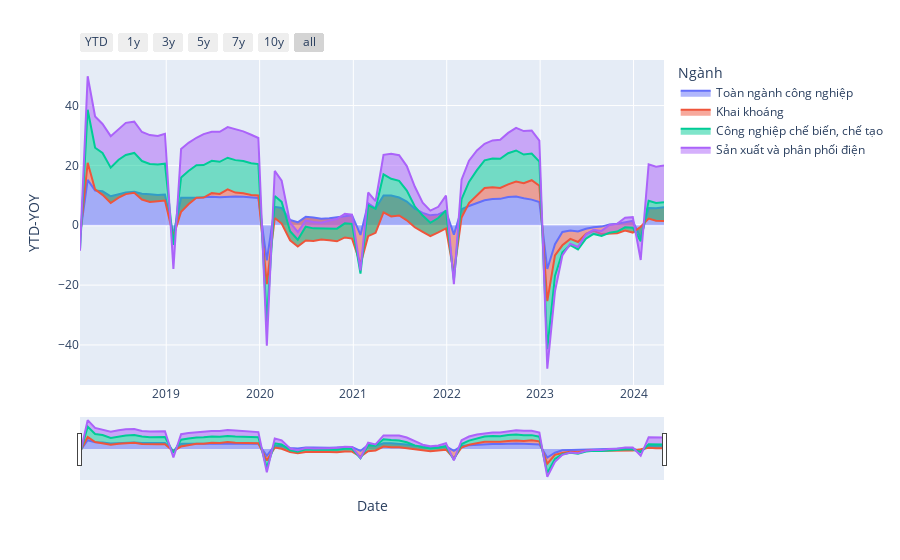

Source (notebook cell):
### Code cell
import pandas as pd
import plotly.express as px
import plotly.graph_objects as go

df_show = dfs_iip[
    (
        (dfs_iip["Ngành"] == "Toàn ngành công nghiệp")
        | (dfs_iip["Ngành"] == "Khai khoáng")
        | (dfs_iip["Ngành"] == "Công nghiệp chế biến, chế tạo")
        | (dfs_iip["Ngành"] == "Sản xuất và phân phối điện")
    )
    & (dfs_iip["Date"] > "2018-01-01")
]

# fig = px.area(df_show, x="Date", y="YOY", color="Ngành")
fig = px.area(
    df_show, x="Date", y="YTD-YOY", color="Ngành"
)

fig.update_xaxes(
    rangeslider_visible=True,
    rangeselector=dict(
        buttons=[
            dict(count=1, label="YTD", step="year", stepmode="todate"),
            dict(count=1, label="1y", step="year", stepmode="backward"),
            dict(count=3, label="3y", step="year", stepmode="backward"),
            dict(count=5, label="5y", step="year", stepmode="backward"),
            dict(count=7, label="7y", step="year", stepmode="backward"),
            dict(count=10, label="10y", step="year", stepmode="backward"),
            dict(step="all"),
        ]
    ),
)

fig.show()
